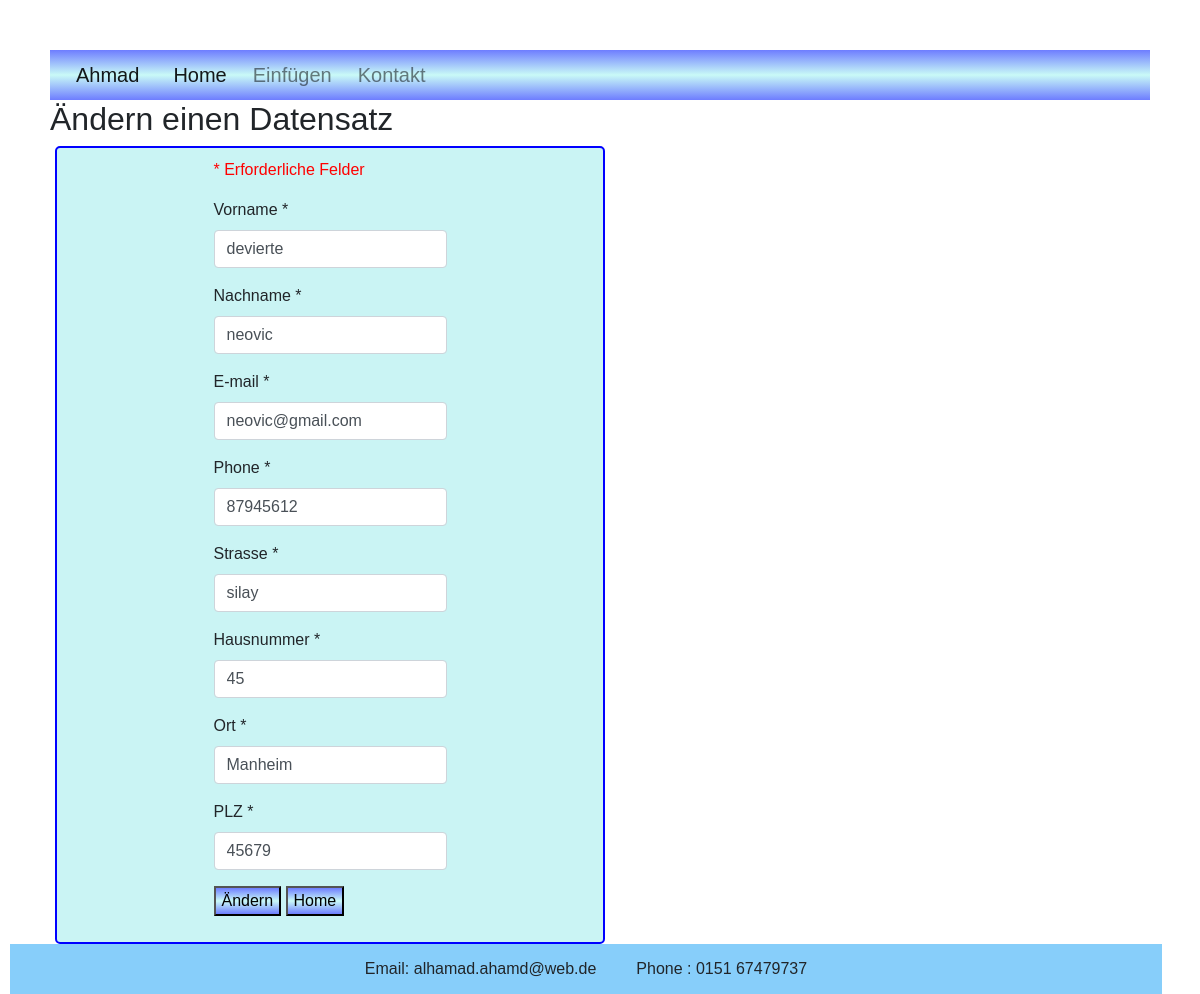
The app's page /aendern.php?id=29 with its own data.
### tables this page shows
CREATE TABLE `contacts` (
  `id` int(11) NOT NULL,
  `vorname` varchar(100) NOT NULL,
  `nachname` varchar(100) NOT NULL,
  `email` varchar(100) NOT NULL,
  `phone` varchar(20) NOT NULL,
  `strasse` varchar(100) NOT NULL,
  `hausnummer` varchar(11) NOT NULL,
  `ort` varchar(100) NOT NULL,
  `plz` int(11) NOT NULL
);

### classes/Database.php (called while the page is built, shortened)
<?php
class Database {
    private $conn;
    public function __construct() {
        $this->conn = mysqli_connect('localhost', 'root', '', 'adressebuch')
         or die ("Die Verbindung zur Datenbank war nicht erfolgreich !");
    }
    public function execQuery($query) {
        return  $result= mysqli_query($this->conn, $query);
    }
}

### aendern.php (the view, shortened to what this page needs)
  <?php
    require 'header.php';
    include 'classes/Database.php';
    $db = new Database();
    $id =  $_GET["id"];
    $query = "SELECT * FROM contacts WHERE id = '$id'";
    $result = $db->execQuery($query);
    $data = mysqli_fetch_assoc($result);
    include 'validation.php';
   ?>
 <h2> Ändern einen Datensatz </h2>
<div class="container">
    <form action="#" method="post">
        <p><span class="error">* Erforderliche Felder</span></p>
        <div class="form-group">
            <label for="vorname" >Vorname * <span class="error"> <?php echo $vornameErr;?></span></label>
           <input  type="text" class="form-control" name="vorname" value='<?php echo $data["vorname"]; ?>' autofocus >
        </div>
        <div class="form-group">
            <label for="nachname">Nachname *<span class="error"> <?php echo $nachnameErr;?></span></label>
           <input type="text" class="form-control" name="nachname" value='<?php echo $data["nachname"]; ?>' >
        </div>
        <div class="form-group">
            <label for="email">E-mail *<span class="error"> <?php echo $emailErr;?></span></label>
            <input  type="email" class="form-control" name="email"  value='<?php echo $data["email"]; ?>' >
        </div>
        <div class="form-group">
            <label for="phone">Phone *<span class="error"> <?php echo $phoneErr;?></span></label>
            <input  type="text" class="form-control" name="phone"  value='<?php echo $data["phone"]; ?>'>
        </div>
        <div class="form-group">
            <label for="strasse">Strasse *<span class="error"> <?php echo $strasseErr;?></span></label>
            <input type="text" class="form-control" name="strasse"  value='<?php echo $data["strasse"]; ?>' >
        </div>
        <div class="form-group">
            <label for="hausnummer">Hausnummer *<span class="error"> <?php echo $hausnummerErr;?></span></label>
            <input  type="text" class="form-control" name="hausnummer"  value='<?php echo $data["hausnummer"]; ?>'>
        </div>
        <div class="form-group">
            <label for="ort">Ort *<span class="error"> <?php echo $ortErr;?></span></label>
            <input  type="text" class="form-control" name="ort"  value='<?php echo $data["ort"]; ?>' >
        </div>
        <div class="form-group">
            <label for="plz">PLZ *<span class="error"> <?php echo $plzErr;?></span></label>
            <input type="text" class="form-control" name="plz"  value='<?php echo $data["plz"]; ?>' >
        </div>
        <div class="form-group">
            <button name='update' >Ändern </button>
            <button><a href="index.php">Home</a></button>
        </div>
    </form>
  </div>
<?php
      require 'footer.php';

### css/style.css (style rules this page uses)
body { font-family: "Trebuchet MS", sans-serif; margin: 50px; }
:root { --hc:linear-gradient(to bottom, rgb(110, 125, 255), rgb(201, 250, 247), rgb(110, 125, 255)); --bg :linear-gradient(to right, #fec, white, #fec); }
button { background: var(--hc); color: black; }
button a { color: black; }
.container { display: flex; flex-direction:row; border-radius: 5px; border: 2px solid blue; width: 50%; margin-left: 5px; padding: 10px; background-color: #CAF4F4; justify-content:center; align-items:center; }
form .error { color: red; }

### records on screen
contacts: vorname "devierte", nachname "neovic", email "neovic@gmail.com", phone "87945612", strasse "silay", hausnummer "45", ort "Manheim", plz "45679"
